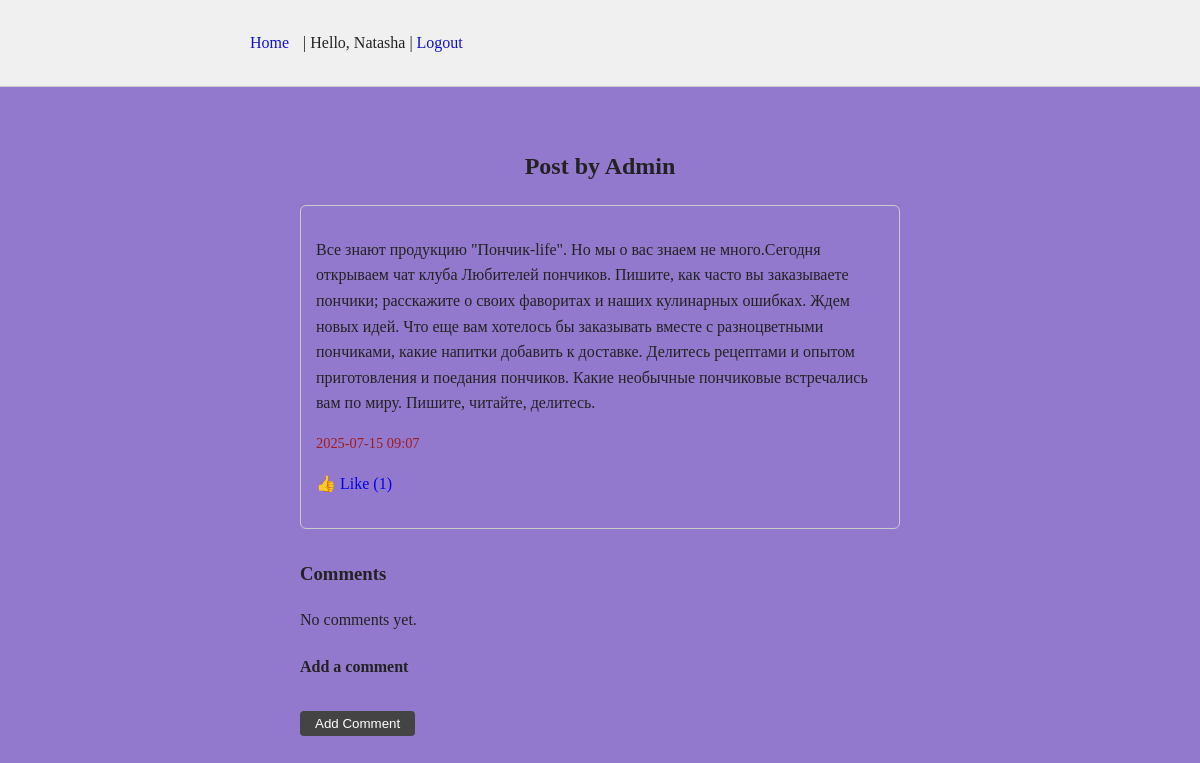
/post/8/ (signed in), run on the app's committed database.
### main/models.py (models this page shows, shortened)
class Post(models.Model):
    author = models.ForeignKey(User, on_delete=models.CASCADE)
    content = models.TextField()
    image = models.ImageField(upload_to='post_images/', blank=True, null=True)  # ✅ новое поле
    created_at = models.DateTimeField(auto_now_add=True)
    likes = models.ManyToManyField(User, related_name='liked_posts', blank=True)

### main/views.py (the view)
# urls.py: path('post/<int:post_id>/', views.post_detail, name='post_detail'),
@login_required
def post_detail(request, post_id):
    post = get_object_or_404(Post, id=post_id)
    if request.method == 'POST':
        content = request.POST.get('content')
        if content:
            post.comments.create(user=request.user, content=content)
        return redirect('index')
    return render(request, 'main/post_detail.html', {
        'post': post,
        'comments': post.comments.all()
    })

### main/templates/main/post_detail.html (shortened to what this page needs)
{% extends 'main/base.html' %}
{% block content %}
<div style="max-width: 600px; margin: auto; padding: 20px;">
  <h2 style="text-align: center;">Post by {{ post.author.username }}</h2>
  <div style="margin-bottom: 30px; padding: 15px; border: 1px solid #ccc; border-radius: 6px;">
    <p>{{ post.content }}</p>
    <p style="font-size: 0.9em; color: #9e1e1e;">{{ post.created_at|date:"Y-m-d H:i" }}</p>
    <p>
      <a href="{% url 'like_post' post.id %}" style="text-decoration: none;">👍 Like ({{ post.likes.count }})</a>
    </p>
  </div>
  <h3>Comments</h3>
  <ul style="list-style: none; padding: 0;">
    {% for comment in comments %}
      <li style="border-bottom: 1px solid #eee; padding: 10px 0;">
        <strong>{{ comment.user.username }}</strong>: {{ comment.content }}
        {% if comment.user == user %}
          <form action="{% url 'delete_comment' comment.id %}" method="post" style="display:inline; margin-left: 10px;">
            {% csrf_token %}
            <button type="submit" style="border: none; background: none; color: red; cursor: pointer;">✖</button>
          </form>
        {% endif %}
        <div style="font-size: 0.8em; color: #9e1e1e;">{{ comment.created_at|date:"Y-m-d H:i" }}</div>
      </li>
    {% empty %}
      <li>No comments yet.</li>
    {% endfor %}
  </ul>
  <h4>Add a comment</h4>
  <form method="post">
    <button type="submit" style="margin-top: 10px; padding: 5px 15px; background-color: #444; color: white; border: none; border-radius: 4px;">Add Comment</button>
  </form>
</div>
{% endblock %}

### main/templates/main/base.html (shortened to what this page needs)
{% load static %}
<!DOCTYPE html>
<html lang="en">
<head>
    <link rel="stylesheet" href="{% static 'main/style.css' %}">
</head>
<body>
    <header>
        <div class="container">
            <nav>
               <a href="{% url 'home' %}">Home</a>
                {% if user.is_authenticated %}
                    | <span>Hello, {{ user.username }}</span>
                    | <a href="{% url 'logout' %}">Logout</a>
                {% else %}
                    | <a href="{% url 'login' %}">Login</a>
                    | <a href="{% url 'register' %}">Register</a>
                {% endif %}
            </nav>
        </div>
    </header>
    <main class="container">
        {% block content %}{% endblock %}
    </main>
</body>
</html>

### main/static/main/style.css (style rules this page uses)
body { font-family: Georgia, serif; background-color: #9379cd; color: #222; line-height: 1.6; margin: 0; padding: 0; }
.container { max-width: 700px; margin: 0 auto; padding: 20px; }
header { background-color: #f0f0f0; border-bottom: 1px solid #ccc; padding: 10px 0; }
nav a { color: #0e11d8; text-decoration: none; margin-right: 10px; }
form { margin-bottom: 20px; }
button { padding: 6px 12px; background-color: #f40c87; border: 1px solid #9e1e1e; cursor: pointer; }

### data on the page
Post: author.username "Admin", content "Все знают продукцию \"Пончик-life\". Но мы о вас знаем не много.Сегодня открываем чат клуба Любителей пончиков. Пишите, как часто вы заказываете пончики; расскажите о своих фаворитах и наших кулинарных ошибках. Ждем новых идей. Что еще вам хотелось бы заказывать вместе с разноцветными пончиками, какие напитки добавить к доставке. Делитесь рецептами и опытом приготовления и поедания пончиков. Какие необычные пончиковые встречались вам по миру. Пишите, читайте, делитесь.", created_at "2025-07-15 09:07", likes.count "1"

### other printed values
{{ user.username }} "Natasha"
